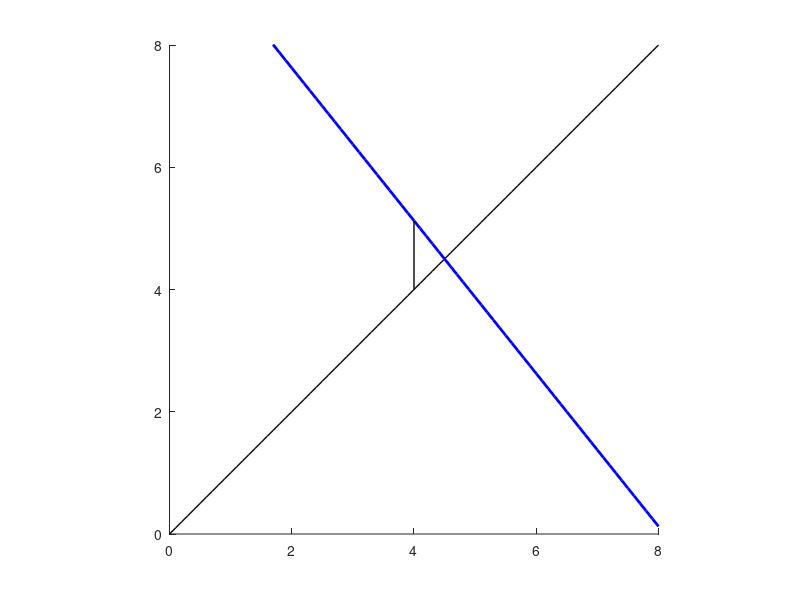

This figure's MATLAB source: (Note: this script raises an error after producing the figure.)
% y_{n+1} = G(y_n) where G'(fixed_point) has specified slope

% Parameters
slope = -1.25;           % Change this to -0.5 or -1.25
fixed_point = 4.5;       % Fixed point location
y0 = 4;               % Starting value
n_iterations = 9;     % Number of iterations
y_max = 8;
x_max = 8;

% Define the linear function G(y) = slope*(y - fixed_point) + fixed_point
G = @(y) slope * (y - fixed_point) + fixed_point;

% plot
figure('Visible', 'off', 'Position', [100, 100, 100, 80]);
hold on;
axis equal;
xlim([0 x_max]);
ylim([0 y_max]);

% Plot y = x line (diagonal)
x_line = 0:0.1:x_max;
plot(x_line, x_line, 'k-', 'LineWidth', 1);

% Plot G(y) function
y_vals = 0:0.1:y_max;
plot(y_vals, G(y_vals), 'b-', 'LineWidth', 2);

% Cobweb iteration
y = y0;
for i = 1:n_iterations
    y_next = G(y);

    % Vertical line from (y, y) to (y, G(y))
    h = plot([y y], [y y_next], 'k-', 'LineWidth', 1);
    h.Color(4) = 0.1; % make faint

    % Horizontal line from (y, G(y)) to (G(y), G(y))
    h = plot([y y_next], [y_next y_next], 'k-', 'LineWidth', 1);
    h.Color(4) = 0.1; % make faint

    y = y_next;
end

xticks(0:x_max);
yticks(0:y_max);

xlabel('y_n', 'Position', [8, -0.5]);  % Adjust second value for vertical position
ylabel('y_{n+1}', 'Position', [-0.5, 8], 'Rotation', 0);  % Rotation=0 makes it horizontal

title("G'(y) = -1.25");
% legend('y_{n+1} = y_n', 'G(y)', '', 'Location', 'best');
set(gca, 'XTickLabel', []);
set(gca, 'YTickLabel', []);
grid on;

exportgraphics(gcf, 'cobweb_unstable.pdf', 'ContentType', 'vector', 'BackgroundColor', 'none')
